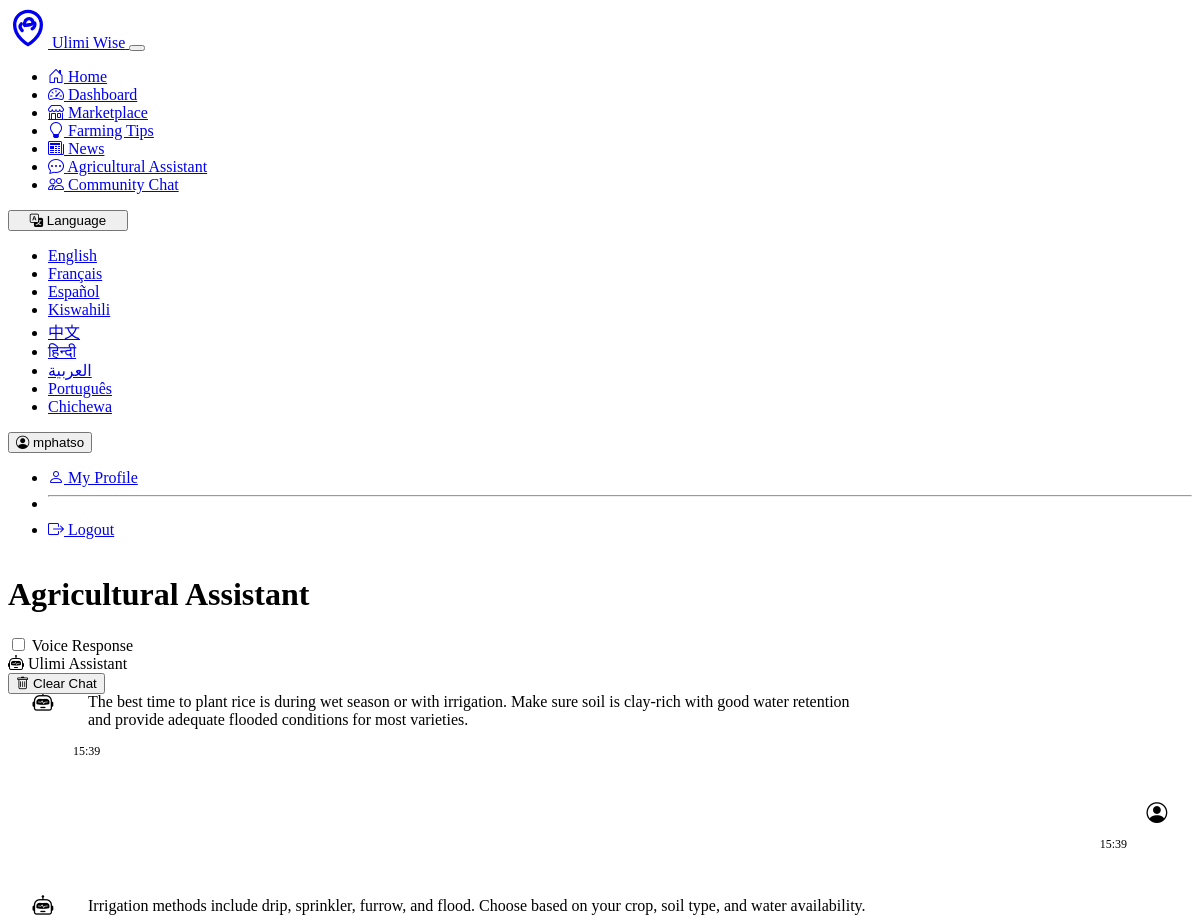
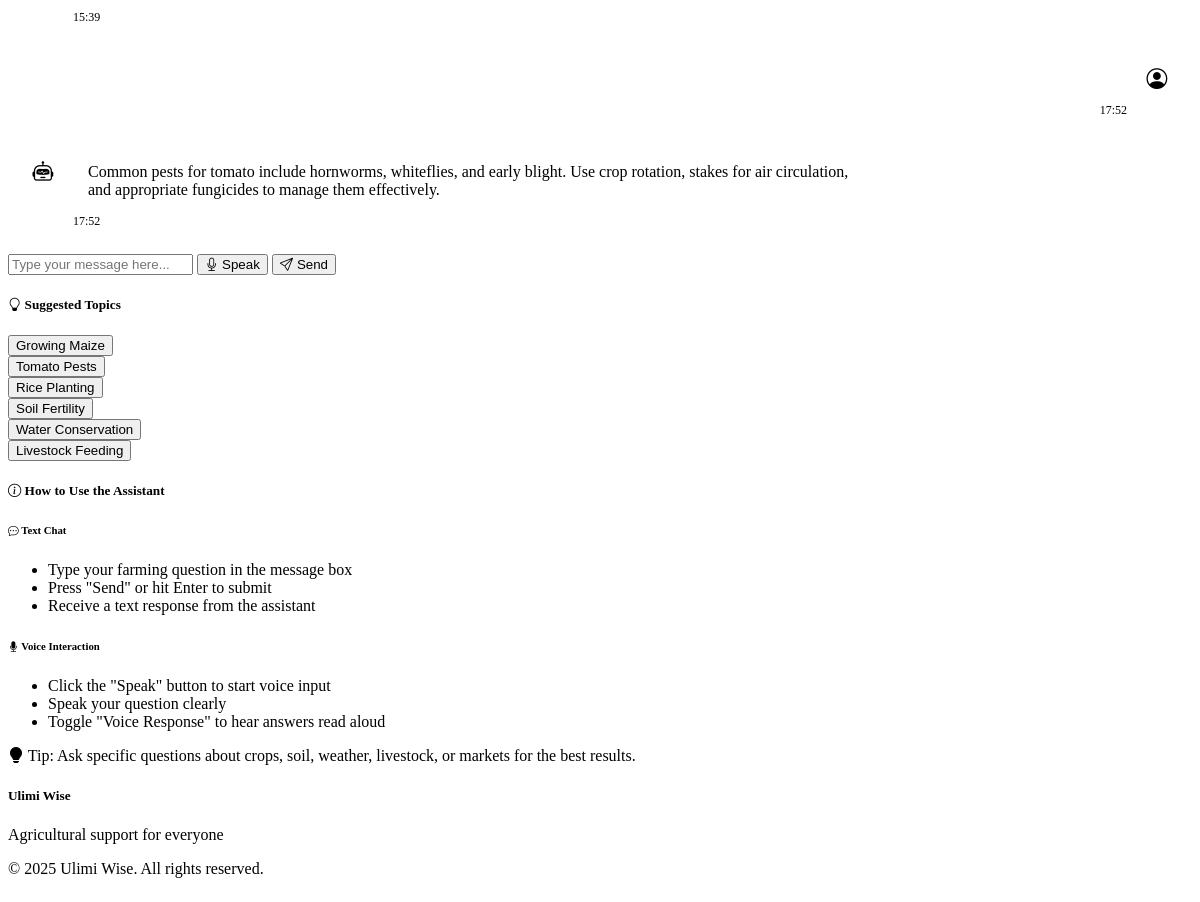
Page /chatbot (signed in) on the committed database (2 pictures, top to bottom).
### models.py (models this page shows, shortened)
class User(UserMixin, db.Model):
    id = db.Column(db.Integer, primary_key=True)
    username = db.Column(db.String(64), unique=True, nullable=False)
    email = db.Column(db.String(120), unique=True, nullable=False)
    password_hash = db.Column(db.String(256), nullable=False)
    preferred_language = db.Column(db.String(10), default='en')
    location = db.Column(db.String(200))
    farm_type = db.Column(db.String(100))
    phone_number = db.Column(db.String(20))
    bio = db.Column(db.Text)
    is_extension_officer = db.Column(db.Boolean, default=False)
    is_buyer = db.Column(db.Boolean, default=False)
    created_at = db.Column(db.DateTime, default=datetime.utcnow)
    products = db.relationship('Product', backref='seller', lazy=True)

class ChatHistory(db.Model):
    id = db.Column(db.Integer, primary_key=True)
    user_id = db.Column(db.Integer, db.ForeignKey('user.id'), nullable=False)
    user_message = db.Column(db.Text, nullable=False)
    bot_response = db.Column(db.Text, nullable=False)
    created_at = db.Column(db.DateTime, default=datetime.utcnow)
    user = db.relationship('User', backref=db.backref('chat_history', lazy=True))

### routes.py (the view)
@app.route('/chatbot')
def chatbot_page():
    lang = session.get('language', 'en')
    if current_user.is_authenticated:
        lang = current_user.preferred_language or lang
    chat_history = []
    if current_user.is_authenticated:
        chat_history = ChatHistory.query.filter_by(user_id=current_user.id).order_by(ChatHistory.created_at.desc()).limit(10).all()
        chat_history.reverse()  # Show oldest messages first
    return render_template('chatbot.html',
                          lang=lang,
                          chat_history=chat_history,
                          title=get_translation("Agricultural Assistant", lang))

### templates/chatbot.html (shortened to what this page needs)
{% extends "base.html" %}
{% block content %}
<div class="container">
    <div class="row">
        <div class="col-lg-8 mx-auto">
            <div class="d-flex justify-content-between align-items-center mb-4">
                <h1>{{ 'Agricultural Assistant' | translate(lang) }}</h1>
                <div class="form-check form-switch">
                    <input class="form-check-input" type="checkbox" id="voiceResponseToggle" checked>
                    <label class="form-check-label" for="voiceResponseToggle">{{ 'Voice Response' | translate(lang) }}</label>
                </div>
            </div>
            <div class="card shadow-sm mb-4">
                <div class="card-header bg-primary text-white">
                    <div class="d-flex justify-content-between align-items-center">
                        <div><i class="bi bi-robot me-2"></i> {{ 'Ulimi Assistant' | translate(lang) }}</div>
                        <button class="btn btn-sm btn-outline-light" onclick="clearChat()">
                            <i class="bi bi-trash"></i> {{ 'Clear Chat' | translate(lang) }}
                        </button>
                    </div>
                </div>
                <div class="card-body p-0">
                    <div id="chatMessages" class="chat-container p-3">
                        {% if chat_history %}
                            {% for chat in chat_history %}
                                <div class="chat-message user-message">
                                    <div class="message-content">
                                        <div class="message-text">{{ chat.user_message }}</div>
                                        <div class="message-time">{{ chat.created_at.strftime('%H:%M') }}</div>
                                    </div>
                                    <div class="avatar"><i class="bi bi-person-circle"></i></div>
                                </div>
                                <div class="chat-message bot-message">
                                    <div class="avatar"><i class="bi bi-robot"></i></div>
                                    <div class="message-content">
                                        <div class="message-text">{{ chat.bot_response }}</div>
                                        <div class="message-time">{{ chat.created_at.strftime('%H:%M') }}</div>
                                    </div>
                                </div>
                            {% endfor %}
                        {% endif %}
                    </div>
                </div>
                <div class="card-footer bg-light">
                    <form id="chatForm" class="d-flex">
                        <input type="text" id="messageInput" class="form-control me-2"
                               placeholder="{{ 'Type your message here...' | translate(lang) }}" required>
                        <button type="button" id="voiceInputBtn" class="btn btn-outline-secondary me-2">
                            <i class="bi bi-mic"></i> {{ 'Speak' | translate(lang) }}
                        </button>
                        <button type="submit" class="btn btn-primary">
                            <i class="bi bi-send"></i> {{ 'Send' | translate(lang) }}
                        </button>
                    </form>
                </div>
            </div>
            <div class="card shadow-sm mb-4">
                <div class="card-header">
                    <h5 class="mb-0"><i class="bi bi-lightbulb"></i> {{ 'Suggested Topics' | translate(lang) }}</h5>
                </div>
                <div class="card-body">
                    <div class="row g-2">
                        <div class="col-md-4">
                            <button class="btn btn-outline-success w-100 topic-btn" data-topic="How do I grow maize?">
                                {{ 'Growing Maize' | translate(lang) }}
                            </button>
                        </div>
                        <div class="col-md-4">
                            <button class="btn btn-outline-success w-100 topic-btn" data-topic="What are common pests for tomatoes?">
                                {{ 'Tomato Pests' | translate(lang) }}
                            </button>
                        </div>
                        <div class="col-md-4">
                            <button class="btn btn-outline-success w-100 topic-btn" data-topic="Best time to plant rice">
                                {{ 'Rice Planting' | translate(lang) }}
                            </button>
                        </div>
                        <div class="col-md-4">
                            <button class="btn btn-outline-success w-100 topic-btn" data-topic="How to improve soil fertility">
                                {{ 'Soil Fertility' | translate(lang) }}
                            </button>
                        </div>
                        <div class="col-md-4">
                            <button class="btn btn-outline-success w-100 topic-btn" data-topic="Water conservation methods">
                                {{ 'Water Conservation' | translate(lang) }}
                            </button>
                        </div>
                        <div class="col-md-4">
                            <button class="btn btn-outline-success w-100 topic-btn" data-topic="Livestock feeding recommendations">
                                {{ 'Livestock Feeding' | translate(lang) }}
                            </button>
                        </div>
                    </div>
                </div>
            </div>
            <div class="card shadow-sm mb-4">
                <div class="card-header">
                    <h5 class="mb-0"><i class="bi bi-info-circle"></i> {{ 'How to Use the Assistant' | translate(lang) }}</h5>
                </div>
                <div class="card-body">
                    <div class="row">
                        <div class="col-md-6">
                            <h6><i class="bi bi-chat-dots text-primary me-2"></i> {{ 'Text Chat' | translate(lang) }}</h6>
                            <ul>
                                <li>{{ 'Type your farming question in the message box' | translate(lang) }}</li>
                                <li>{{ 'Press "Send" or hit Enter to submit' | translate(lang) }}</li>
                                <li>{{ 'Receive a text response from the assistant' | translate(lang) }}</li>
                            </ul>
                        </div>
                        <div class="col-md-6">
                            <h6><i class="bi bi-mic-fill text-danger me-2"></i> {{ 'Voice Interaction' | translate(lang) }}</h6>
                            <ul>
                                <li>{{ 'Click the "Speak" button to start voice input' | translate(lang) }}</li>
                                <li>{{ 'Speak your question clearly' | translate(lang) }}</li>
                                <li>{{ 'Toggle "Voice Response" to hear answers read aloud' | translate(lang) }}</li>
                            </ul>
                        </div>
                    </div>
                    <div class="alert alert-info mt-3 mb-0">
                        <i class="bi bi-lightbulb-fill me-2"></i>
                        {{ 'Tip: Ask specific questions about crops, soil, weather, livestock, or markets for the best results.' | translate(lang) }}
                    </div>
                </div>
            </div>
        </div>
    </div>
</div>
{% endblock %}

### templates/base.html (shortened to what this page needs)
<!DOCTYPE html>
<html lang="{{ lang }}">
<head>
    <link rel="stylesheet" href="https://cdn.replit.com/agent/bootstrap-agent-dark-theme.min.css">
    <link rel="stylesheet" href="https://cdn.jsdelivr.net/npm/bootstrap-icons@1.10.5/font/bootstrap-icons.css">
    <link rel="stylesheet" href="{{ url_for('static', filename='css/custom.css') }}">
</head>
<body data-bs-theme="dark">
    <nav class="navbar navbar-expand-lg navbar-dark bg-dark">
        <div class="container">
            <a class="navbar-brand d-flex align-items-center" href="{{ url_for('index') }}">
                <span>Ulimi Wise</span>
            </a>
            <button class="navbar-toggler" type="button" data-bs-toggle="collapse" data-bs-target="#navbarNav" aria-controls="navbarNav" aria-expanded="false" aria-label="Toggle navigation">
            </button>
            <div class="collapse navbar-collapse" id="navbarNav">
                <ul class="navbar-nav me-auto">
                    <li class="nav-item">
                        <a class="nav-link {% if request.path == url_for('index') %}active{% endif %}" href="{{ url_for('index') }}">
                            <i class="bi bi-house-door"></i> {{ 'Home' | translate(lang) }}
                        </a>
                    </li>
                    {% if current_user.is_authenticated %}
                    <li class="nav-item">
                        <a class="nav-link {% if request.path == url_for('dashboard') %}active{% endif %}" href="{{ url_for('dashboard') }}">
                            <i class="bi bi-speedometer2"></i> {{ 'Dashboard' | translate(lang) }}
                        </a>
                    </li>
                    {% endif %}
                    <li class="nav-item">
                        <a class="nav-link {% if request.path == url_for('marketplace') %}active{% endif %}" href="{{ url_for('marketplace') }}">
                            <i class="bi bi-shop"></i> {{ 'Marketplace' | translate(lang) }}
                        </a>
                    </li>
                    <li class="nav-item">
                        <a class="nav-link {% if request.path == url_for('tips') %}active{% endif %}" href="{{ url_for('tips') }}">
                            <i class="bi bi-lightbulb"></i> {{ 'Farming Tips' | translate(lang) }}
                        </a>
                    </li>
                    <li class="nav-item">
                        <a class="nav-link {% if request.path == url_for('news') %}active{% endif %}" href="{{ url_for('news') }}">
                            <i class="bi bi-newspaper"></i> {{ 'News' | translate(lang) }}
                        </a>
                    </li>
                    <li class="nav-item">
                        <a class="nav-link {% if request.path == url_for('chatbot_page') %}active{% endif %}" href="{{ url_for('chatbot_page') }}">
                            <i class="bi bi-chat-dots"></i> {{ 'Agricultural Assistant' | translate(lang) }}
                        </a>
                    </li>
                    {% if current_user.is_authenticated %}
                    <li class="nav-item">
                        <a class="nav-link {% if request.path == url_for('community_chat') %}active{% endif %}" href="{{ url_for('community_chat') }}">
                            <i class="bi bi-people"></i> {{ 'Community Chat' | translate(lang) }}
                        </a>
                    </li>
                    {% endif %}
                </ul>
                <div class="d-flex">
                    <div class="dropdown me-2">
                        <button class="btn btn-outline-secondary dropdown-toggle language-selector" type="button" id="languageDropdown" data-bs-toggle="dropdown" aria-expanded="false">
                            <i class="bi bi-translate"></i> {{ 'Language' | translate(lang) }}
                        </button>
                        <ul class="dropdown-menu dropdown-menu-end" aria-labelledby="languageDropdown">
                            {% for code, name in get_available_languages().items() %}
                            <li>
                                <a class="dropdown-item {% if lang == code %}active{% endif %}" href="{{ url_for('set_language', lang=code) }}">
                                    {{ name }}
                                </a>
                            </li>
                            {% endfor %}
                        </ul>
                    </div>
                    <div class="dropdown">
                        {% if current_user.is_authenticated %}
                        <button class="btn btn-outline-primary dropdown-toggle" type="button" id="userDropdown" data-bs-toggle="dropdown" aria-expanded="false">
                            <i class="bi bi-person-circle"></i> {{ current_user.username }}
                        </button>
                        <ul class="dropdown-menu dropdown-menu-end" aria-labelledby="userDropdown">
                            <li>
                                <a class="dropdown-item" href="{{ url_for('profile') }}">
                                    <i class="bi bi-person"></i> {{ 'My Profile' | translate(lang) }}
                                </a>
                            </li>
                            <li><hr class="dropdown-divider"></li>
                            <li>
                                <a class="dropdown-item" href="{{ url_for('logout') }}">
                                    <i class="bi bi-box-arrow-right"></i> {{ 'Logout' | translate(lang) }}
                                </a>
                            </li>
                        </ul>
                        {% endif %}
                    </div>
                </div>
            </div>
        </div>
    </nav>
    <main class="container py-4">
        {% block content %}{% endblock %}
    </main>
    <footer class="footer mt-auto py-3 bg-dark">
        <div class="container">
            <div class="row">
                <div class="col-md-6">
                    <h5 class="text-white">Ulimi Wise</h5>
                    <p class="text-muted">{{ 'Agricultural support for everyone' | translate(lang) }}</p>
                </div>
                <div class="col-md-6 text-md-end">
                    <p class="text-muted">
                        &copy; {{ current_year }} Ulimi Wise. {{ 'All rights reserved' | translate(lang) }}.
                    </p>
                </div>
            </div>
        </div>
    </footer>
</body>
</html>

### rows in the picture
User: preferred_language "Home", preferred_language "Dashboard", preferred_language "Marketplace", preferred_language "Farming Tips", preferred_language "News", preferred_language "Agricultural Assistant", preferred_language "Community Chat", preferred_language "Language", username "mphatso", preferred_language "My Profile", preferred_language "Logout", preferred_language "Voice Response", preferred_language "Ulimi Assistant", preferred_language "Clear Chat", preferred_language "Type your message here...", preferred_language "Speak", preferred_language "Send", preferred_language "Suggested Topics", preferred_language "Growing Maize", preferred_language "Tomato Pests", preferred_language "Rice Planting", preferred_language "Soil Fertility", preferred_language "Water Conservation", preferred_language "Livestock Feeding", preferred_language "How to Use the Assistant", preferred_language "Text Chat", preferred_language "Type your farming question in the message box", preferred_language "Press \"Send\" or hit Enter to submit", preferred_language "Receive a text response from the assistant", preferred_language "Voice Interaction", preferred_language "Click the \"Speak\" button to start voice input", preferred_language "Speak your question clearly", preferred_language "Toggle \"Voice Response\" to hear answers read aloud", preferred_language "Tip: Ask specific questions about crops, soil, weather, livestock, or markets for the best results.", preferred_language "Agricultural support for everyone", preferred_language "All rights reserved"
ChatHistory: bot_response "The best time to plant rice is during wet season or with irrigation. Make sure soil is clay-rich with good water retention and provide adequate flooded conditions for most varieties.", created_at "15:39"
ChatHistory: created_at "15:39", bot_response "Irrigation methods include drip, sprinkler, furrow, and flood. Choose based on your crop, soil type, and water availability."
ChatHistory: created_at "17:52", bot_response "Common pests for tomato include hornworms, whiteflies, and early blight. Use crop rotation, stakes for air circulation, and appropriate fungicides to manage them effectively."

### other values in the picture
{{ name }} "English" "Français" "Español" "Kiswahili" "中文" "हिन्दी" "العربية" "Português" "Chichewa"
